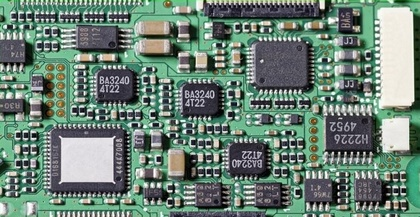
%> input picture CA3/codes/part3/PCB.jpg, 420 x 217 px, shrunk from 673 x 348 before the run
$ octave p3_3.m   (GNU Octave 9; MATLAB toolbox functions it lacks are replaced by stand-ins)
%> lines starting %> are read from the running program, lines starting %| are printed output that depends on the picture
### CA3/codes/part3/ICrecognition.m
function ICrecognition(PCBImage,ICImage)
    PCBGray=rgb2gray(PCBImage);
    ICGray=rgb2gray(ICImage);
    corrMatrix1=corrMatrix(PCBGray,ICGray);
    corrMatrix2=corrMatrix(PCBGray,imrotate(ICGray,180));
    [rowIndexes1, colIndices1] = find(corrMatrix1 >= 0.93);
    [rowIndexes2, colIndices2] = find(corrMatrix2 >= 0.93);
    rowIndexes=vertcat(rowIndexes1,rowIndexes2);
    colIndices=vertcat(colIndices1,colIndices2);
    PlotRect(PCBImage,rowIndexes,colIndices,ICGray);
end

### CA3/codes/part3/corrMatrix.m
function corrsOfCrops=corrMatrix(PCBGray,ICGray)
    [PCBrow, PCBcol]=size(PCBGray);
    [ICrow, ICcol]=size(ICGray);
    ICGray = double(ICGray);
    corrsOfCrops=zeros(PCBrow-ICrow+1,PCBcol-ICcol+1);
    for i=1:size(corrsOfCrops,1)
        for j=1:size(corrsOfCrops,2)
            droped=double(PCBGray(i:i+ICrow-1,j:j+ICcol-1));
            corrsOfCrops(i,j)=normalizeCorr(droped,ICGray);
        end
    end
end

### CA3/codes/part3/PlotRect.m
function PlotRect(PCBImage,rowIndices,colIndices,ICGray)
    [ICrow, ICcol]=size(ICGray);
    imshow(PCBImage);
    title('Matching Resault')
    hold on;
    for i=1:size(rowIndices,1)
        rectangle('Position',[colIndices(i,1) rowIndices(i,1) ICcol ICrow],'EdgeColor','b');
    end
end

### CA3/codes/part3/p3_3.m
PCBImage=imread('PCB.jpg');
%> PCBImage is the input picture: size 217x420x3 uint8; mean R, G, B 106.9, 128.7, 116.9
ICImage=imread('IC.png');
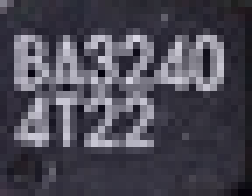
%> input picture CA3/codes/part3/IC.png, 36 x 28 px, shrunk from 57 x 45 before the run (shown 7 times larger)
%> ICImage is the input picture: size 28x36x3 uint8; mean R, G, B 74.1, 72.1, 83.7
ICrecognition(PCBImage,ICImage);
%> in ICrecognition, `PCBGray=rgb2gray(PCBImage);`:
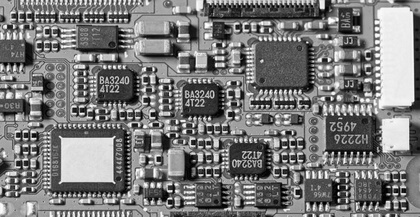
%> PCBGray: size 217x420 uint8; min 0, max 255, mean 120.8
%> after the loop in corrMatrix, `for i=1:size(corrsOfCrops,1)`:
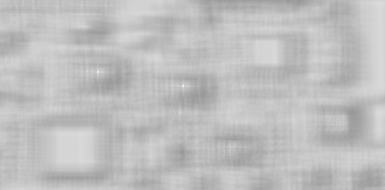
%> corrsOfCrops: size 190x385 double; min 0.596, max 0.957, mean 0.749
%> in corrMatrix (call 2), `ICGray = double(ICGray);`:
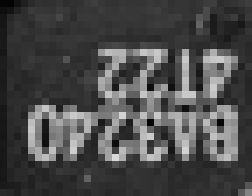
%> ICGray: size 28x36 double (shown 7 times larger); min 3, max 217, mean 74; mean of the top-left, top-right, bottom-left and bottom-right quarters 57.2, 75.7, 77.3, 85.8
%> after the loop in corrMatrix (call 2), `for i=1:size(corrsOfCrops,1)`:
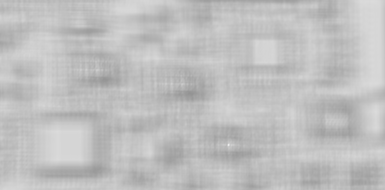
%> corrsOfCrops: size 190x385 double; min 0.579, max 0.932, mean 0.75
%> in ICrecognition, `[rowIndexes1, colIndices1] = find(corrMatrix1 >= 0.93);`: rowIndexes1 = [72; 86; 87]; colIndices1 = [98; 184; 184]
%> in ICrecognition, `[rowIndexes2, colIndices2] = find(corrMatrix2 >= 0.93);`: rowIndexes2 = 145; colIndices2 = 229
%> in ICrecognition, `rowIndexes=vertcat(rowIndexes1,rowIndexes2);`: rowIndexes = [72; 86; 87; 145]
%> in ICrecognition, `colIndices=vertcat(colIndices1,colIndices2);`: colIndices = [98; 184; 184; 229]
%> the loop in PlotRect, `for i=1:size(rowIndices,1)` made 4 passes
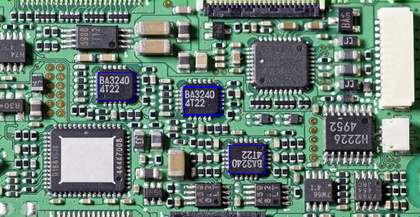
%> figure redrawn from the program's plot data; its title reads 'Matching Resault'
